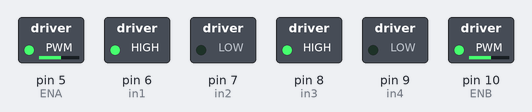
Bench run of a sketch on a simulated Arduino Uno, built with avr-gcc and run on an emulated ATmega328P. On the bench: switched loads named in the sketch (green lamp = pin HIGH).

Above: at 0.05 s.
At 10.0 s:
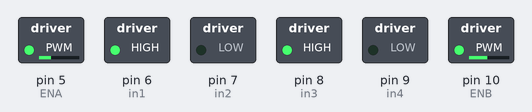
Timing chart, 0 to 17.3 s (numbered marks = the images above):
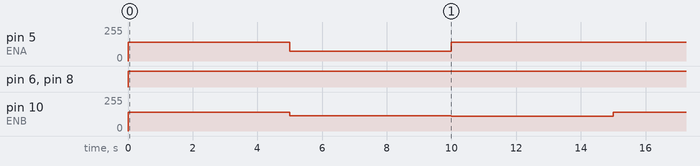

Measured:
- by itself, pin 5 (ENA): repeats every 15.0 s: 75/255 5.0 s, 140/255 10.0 s
- by itself, pin 6 (in1), pin 8 (in3): LOW → HIGH at 0.00 s
- by itself, pin 10 (ENB): repeats every 15.0 s: 115/255 5.0 s, 110/255 5.0 s, 140/255 5.0 s

The sketch:

M8_3.ino
```cpp
//pin config
#define ENA 5
#define in1 6
#define in2 7
#define in3 8
#define in4 9
#define ENB 10


void setup() {
    pinMode(in1, OUTPUT); //motor 1
    pinMode(in2, OUTPUT); //motor 1
    pinMode(ENA, INPUT); //control motor right
    pinMode(in3, OUTPUT); //motor 2
    pinMode(in4, OUTPUT); //motor 2
    pinMode(ENB, INPUT); //control motor left
    Serial.begin(9600);
}
    int NUM1 = 240;
    int NUM2 = 200;
void right()
{
    digitalWrite(in1,HIGH);
    digitalWrite(in2, LOW);
    analogWrite(ENA, 75);
    digitalWrite(in3,HIGH);
    digitalWrite(in4, LOW);
    analogWrite(ENB, 115);
}
void left()
{
    digitalWrite(in1,HIGH);
    digitalWrite(in2, LOW);
    analogWrite(ENA, 140);
    digitalWrite(in3,HIGH);
    digitalWrite(in4, LOW);
    analogWrite(ENB, 110);
}

void forward()
{
    digitalWrite(in1,HIGH);
    digitalWrite(in2, LOW);
    analogWrite(ENA, 140);
    digitalWrite(in3,HIGH);
    digitalWrite(in4, LOW);
    analogWrite(ENB, 140);
}
void revese()
{
    digitalWrite(in1,LOW);
    digitalWrite(in2, HIGH);
    analogWrite(ENA, NUM1);
    digitalWrite(in3,LOW);
    digitalWrite(in4, HIGH);
    analogWrite(ENB, NUM2);
}
void loop() {
    forward(); //go forward for 5 seconds
    delay(5000);
    right(); //turn right with radius of 40 cm for 5 sec
    delay(5000);
    left(); //turn left with radius of 10 cm for 5 sec
    delay(5000);
}
```
